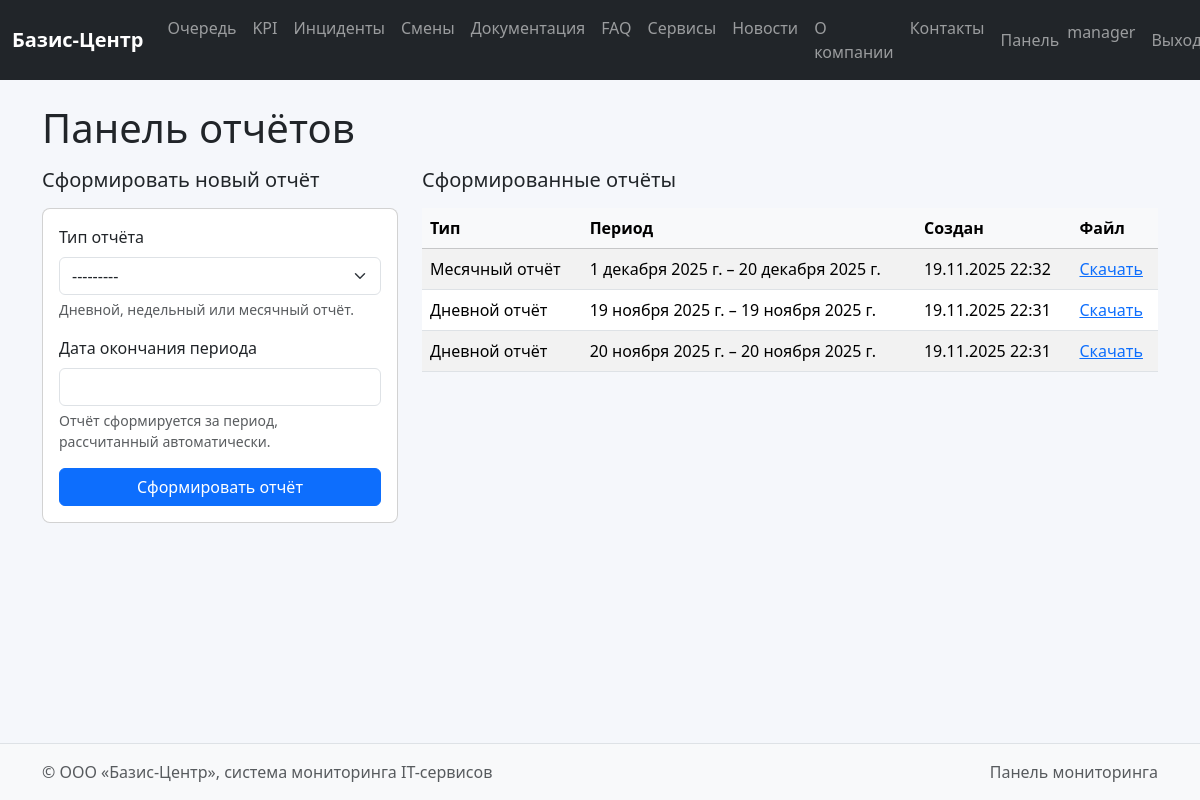
Screenshot of /dashboard/reports/ (signed in) with the database file from the repository.
### dashboard/models.py (models this page shows, shortened)
class Report(models.Model):
    REPORT_TYPES = [
        ('monthly', 'Месячный отчёт'),
        ('weekly', 'Недельный отчёт'),
        ('daily', 'Дневной отчёт'),
    ]
    report_type = models.CharField(max_length=50, choices=REPORT_TYPES)
    period_from = models.DateField()
    period_to = models.DateField()
    file = models.FileField(upload_to='reports/')
    created_at = models.DateTimeField(auto_now_add=True)
    author = models.ForeignKey(User, on_delete=models.SET_NULL, null=True)

### dashboard/views.py (the view)
# urls.py: path('reports/', views.reports_panel, name='reports_panel'),
@login_required
def reports_panel(request):
    ensure_sample_data()
    role = get_role(request.user)
    if role not in ['admin', 'manager']:
        return HttpResponseForbidden('Доступ запрещён.')
    if request.method == 'POST':
        form = ReportForm(request.POST)
        if form.is_valid():
            report_type = form.cleaned_data['report_type']
            period_to = form.cleaned_data['period_to']
            if report_type == 'daily':
                period_from = period_to
            elif report_type == 'weekly':
                period_from = period_to - timedelta(days=6)
            else:  # monthly
                period_from = period_to.replace(day=1)
            report = Report(
                report_type=report_type,
                period_from=period_from,
                period_to=period_to,
                author=request.user,
            )
            orders = OrderQueue.objects.filter(created_at__date__gte=period_from,
                                               created_at__date__lte=period_to)
            incidents = Incident.objects.filter(detected_at__date__gte=period_from,
                                               detected_at__date__lte=period_to)
            kpi_records = KPIRecord.objects.filter(timestamp__date__gte=period_from,
                                                   timestamp__date__lte=period_to)
            try:
                from docx import Document as DocxDocument
                doc = DocxDocument()
                doc.add_heading('Сводный отчёт по сервисам и заявкам', level=1)
                doc.add_paragraph(f"Тип отчёта: {report.get_report_type_display()}")
                doc.add_paragraph(f"Период: {report.period_from} – {report.period_to}")
                doc.add_paragraph(' ')
                doc.add_heading('Заявки службы поддержки', level=2)
                total_orders = orders.count()
                new_count = orders.filter(status='new').count()
                prog_count = orders.filter(status='in_progress').count()
                done_count = orders.filter(status='done').count()
                doc.add_paragraph(
                    f"Всего заявок за период: {total_orders} "
                    f"(новые: {new_count}, в работе: {prog_count}, закрытые: {done_count})."
                )
                doc.add_heading('Инциденты', level=2)
                total_inc = incidents.count()
                high_inc = incidents.filter(criticality='high').count()
                doc.add_paragraph(
                    f"Всего инцидентов: {total_inc}, из них критичных: {high_inc}."
                )
                doc.add_heading('KPI сервисов', level=2)
                if kpi_records.exists():
                    metrics = {}
                    for rec in kpi_records:
                        metrics.setdefault(rec.metric, []).append(rec.value)
                    table = doc.add_table(rows=1, cols=3)
                    hdr_cells = table.rows[0].cells
                    hdr_cells[0].text = 'Метрика'
                    hdr_cells[1].text = 'Среднее значение'
                    hdr_cells[2].text = 'Кол-во записей'
                    for metric, values in metrics.items():
                        row_cells = table.add_row().cells
                        row_cells[0].text = metric
                        row_cells[1].text = f"{sum(values) / len(values):.2f}"
                        row_cells[2].text = str(len(values))
                else:
                    doc.add_paragraph('Записей KPI за выбранный период не найдено.')
                path_dir = settings.MEDIA_ROOT / 'reports'
                os.makedirs(path_dir, exist_ok=True)
                filename = f"report_{report.report_type}_{report.period_from}_{report.period_to}.docx"
                full_path = path_dir / filename
                doc.save(full_path)
                report.file.name = f"reports/{filename}"
            except Exception:
                path_dir = settings.MEDIA_ROOT / 'reports'
                os.makedirs(path_dir, exist_ok=True)
                filename = f"report_{report.report_type}_{report.period_from}_{report.period_to}.txt"
                full_path = path_dir / filename
                with open(full_path, 'w', encoding='utf8') as f:
                    f.write('Сводный отчёт по сервисам и заявкам\n')
                    f.write(f"Тип отчёта: {report.get_report_type_display()}\n")
                    f.write(f"Период: {report.period_from} – {report.period_to}\n")
                    f.write(f"Всего заявок: {orders.count()}\n")
                    f.write(f"Всего инцидентов: {incidents.count()}\n")
                    f.write(f"KPI записей: {kpi_records.count()}\n")
                report.file.name = f"reports/{filename}"
            report.save()
            return redirect('dashboard:reports_panel')
    else:
        form = ReportForm()
    reports = Report.objects.order_by('-created_at')
    return render(request, 'dashboard/reports_panel.html', {'reports': reports, 'form': form})

### dashboard/forms.py
class ReportForm(forms.ModelForm):
    class Meta:
        model = Report
        fields = ['report_type', 'period_to']
        labels = {
            'report_type': 'Тип отчёта',
            'period_to': 'Дата окончания периода',
        }
    def __init__(self, *args, **kwargs):
        super().__init__(*args, **kwargs)
        self.fields['report_type'].widget.attrs.update({'class': 'form-select'})
        self.fields['period_to'].widget.attrs.update({'class': 'form-control', 'type': 'date'})

### dashboard/views.py (called while the page is built, shortened)
def get_role(user):
    profile = getattr(user, 'profile', None)
    if profile:
        return profile.role
    if user.is_superuser:
        return 'admin'
    return 'client'

def ensure_sample_data():
    admin = User.objects.filter(username='admin').first()
    manager = User.objects.filter(username='manager').first()
    client = User.objects.filter(username='client').first()
    count_orders = OrderQueue.objects.count()
    count_inc = Incident.objects.count()
    count_shifts = Shift.objects.count()
    docs_dir = settings.MEDIA_ROOT / 'docs'
    os.makedirs(docs_dir, exist_ok=True)

### templates/dashboard/reports_panel.html (shortened to what this page needs)
{% extends 'base.html' %}
{% block content %}
<h1 class="mb-3">Панель отчётов</h1>
<div class="row">
  <div class="col-md-4">
    <h5 class="mb-3">Сформировать новый отчёт</h5>
    <form method="post" class="card card-body">
      <div class="mb-3">
        <label class="form-label">Тип отчёта</label>
        {{ form.report_type }}
        <div class="form-text">Дневной, недельный или месячный отчёт.</div>
      </div>
      <div class="mb-3">
        <label class="form-label">Дата окончания периода</label>
        {{ form.period_to }}
        <div class="form-text">Отчёт сформируется за период, рассчитанный автоматически.</div>
      </div>
      <button class="btn btn-primary w-100">Сформировать отчёт</button>
    </form>
  </div>
  <div class="col-md-8">
    <h5 class="mb-3">Сформированные отчёты</h5>
    <table class="table table-striped align-middle">
      <thead class="table-light">
        <tr>
          <th>Тип</th>
          <th>Период</th>
          <th>Создан</th>
          <th>Файл</th>
        </tr>
      </thead>
      <tbody>
        {% for r in reports %}
        <tr>
          <td>{{ r.get_report_type_display }}</td>
          <td>{{ r.period_from }} – {{ r.period_to }}</td>
          <td>{{ r.created_at|date:"d.m.Y H:i" }}</td>
          <td>
            {% if r.file %}
              <a href="{% url 'dashboard:report_download' r.id %}">Скачать</a>
            {% else %}
              <span class="text-muted">Нет файла</span>
            {% endif %}
          </td>
        </tr>
        {% empty %}
        <tr><td colspan="4" class="text-center text-muted">Отчёты ещё не формировались.</td></tr>
        {% endfor %}
      </tbody>
    </table>
  </div>
</div>
{% endblock %}

### templates/base.html (shortened to what this page needs)
{% load static %}
<!doctype html>
<html lang="ru">
  <head>
    <link href="https://cdn.jsdelivr.net/npm/bootstrap@5.3.3/dist/css/bootstrap.min.css" rel="stylesheet">
    <link href="{% static 'css/style.css' %}" rel="stylesheet">
  </head>
  <body class="d-flex flex-column min-vh-100">
    <nav class="navbar navbar-expand-lg navbar-dark bg-dark mb-4">
      <div class="container-fluid">
        <a class="navbar-brand" href="{% url 'core:index' %}">Базис-Центр</a>
        <div class="collapse navbar-collapse" id="mainNav">
          <ul class="navbar-nav me-auto mb-2 mb-lg-0">
            <li class="nav-item"><a class="nav-link" href="{% url 'core:public_queue' %}">Очередь</a></li>
            <li class="nav-item"><a class="nav-link" href="{% url 'core:public_kpi' %}">KPI</a></li>
            <li class="nav-item"><a class="nav-link" href="{% url 'core:public_incidents' %}">Инциденты</a></li>
            <li class="nav-item"><a class="nav-link" href="{% url 'core:public_shifts' %}">Смены</a></li>
            <li class="nav-item"><a class="nav-link" href="{% url 'core:docs_public' %}">Документация</a></li>
            <li class="nav-item"><a class="nav-link" href="{% url 'core:faq' %}">FAQ</a></li>
            <li class="nav-item"><a class="nav-link" href="{% url 'core:services' %}">Сервисы</a></li>
            <li class="nav-item"><a class="nav-link" href="{% url 'core:news' %}">Новости</a></li>
            <li class="nav-item"><a class="nav-link" href="{% url 'core:about' %}">О компании</a></li>
            <li class="nav-item"><a class="nav-link" href="{% url 'core:contacts' %}">Контакты</a></li>
          </ul>
          <ul class="navbar-nav ms-auto">
            {% if user.is_authenticated %}
              <li class="nav-item"><a class="nav-link" href="{% url 'dashboard:home' %}">Панель</a></li>
              <li class="nav-item"><span class="navbar-text me-2">{{ user.username }}</span></li>
              <li class="nav-item"><a class="nav-link" href="{% url 'accounts:logout' %}">Выход</a></li>
            {% else %}
              <li class="nav-item"><a class="nav-link" href="{% url 'accounts:login' %}">Вход</a></li>
            {% endif %}
          </ul>
        </div>
      </div>
    </nav>
    <main class="container mb-5">
      {% block content %}{% endblock %}
    </main>
    <footer class="bg-light border-top py-3 mt-auto">
      <div class="container d-flex justify-content-between">
        <span class="text-muted">© ООО «Базис-Центр», система мониторинга IT-сервисов</span>
        <span class="text-muted">Панель мониторинга</span>
      </div>
    </footer>
  </body>
</html>

### static/css/style.css (style rules this page uses)
body { background-color:#f5f7fb; }
.card { border-radius: 0.5rem; }
.navbar-brand { font-weight:600; }

### rows the page displays
Report: report_type "Месячный отчёт", period_from "1 декабря 2025 г.", period_to "20 декабря 2025 г.", created_at "19.11.2025 22:32", shows "Скачать"
Report: report_type "Дневной отчёт", period_from "19 ноября 2025 г.", period_to "19 ноября 2025 г.", created_at "19.11.2025 22:31", shows "Скачать"
Report: report_type "Дневной отчёт", period_from "20 ноября 2025 г.", period_to "20 ноября 2025 г.", created_at "19.11.2025 22:31", shows "Скачать"

### other values shown
{{ user.username }} "manager"
